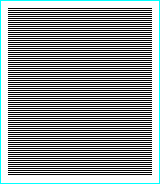

A level layout from a 2D game, rendered from its tile map. Below: a short description, then the map file with its tile-grid data intact:
An orthogonal 20x23 tile map with 8x8 px tiles, 1 tile layer (Tile Layer 1).

<map version="1.8" tiledversion="1.8.2" orientation="orthogonal" renderorder="right-down" width="20" height="23" tilewidth="8" tileheight="8" infinite="0" nextlayerid="2" nextobjectid="1">
 <tileset firstgid="1" name="tileset-02" tilewidth="8" tileheight="8" tilecount="16" columns="16">
  <image source="tileset-02.png" width="128" height="8" />
 </tileset>
 <layer id="1" name="Tile Layer 1" width="20" height="23">
  <data encoding="csv">
5,2,2,2,2,2,2,2,2,2,2,2,2,2,2,2,2,2,2,6,
3,16,16,16,16,16,16,16,16,16,16,16,16,16,16,16,16,16,16,4,
3,16,16,16,16,16,16,16,16,16,16,16,16,16,16,16,16,16,16,4,
3,16,16,16,16,16,16,16,16,16,16,16,16,16,16,16,16,16,16,4,
3,16,16,16,16,16,16,16,16,16,16,16,16,16,16,16,16,16,16,4,
3,16,16,16,16,16,16,16,16,16,16,16,16,16,16,16,16,16,16,4,
3,16,16,16,16,16,16,16,16,16,16,16,16,16,16,16,16,16,16,4,
3,16,16,16,16,16,16,16,16,16,16,16,16,16,16,16,16,16,16,4,
3,16,16,16,16,16,16,16,16,16,16,16,16,16,16,16,16,16,16,4,
3,16,16,16,16,16,16,16,16,16,16,16,16,16,16,16,16,16,16,4,
3,16,16,16,16,16,16,16,16,16,16,16,16,16,16,16,16,16,16,4,
3,16,16,16,16,16,16,16,16,16,16,16,16,16,16,16,16,16,16,4,
3,16,16,16,16,16,16,16,16,16,16,16,16,16,16,16,16,16,16,4,
3,16,16,16,16,16,16,16,16,16,16,16,16,16,16,16,16,16,16,4,
3,16,16,16,16,16,16,16,16,16,16,16,16,16,16,16,16,16,16,4,
3,16,16,16,16,16,16,16,16,16,16,16,16,16,16,16,16,16,16,4,
3,16,16,16,16,16,16,16,16,16,16,16,16,16,16,16,16,16,16,4,
3,16,16,16,16,16,16,16,16,16,16,16,16,16,16,16,16,16,16,4,
3,16,16,16,16,16,16,16,16,16,16,16,16,16,16,16,16,16,16,4,
3,16,16,16,16,16,16,16,16,16,16,16,16,16,16,16,16,16,16,4,
3,16,16,16,16,16,16,16,16,16,16,16,16,16,16,16,16,16,16,4,
3,16,16,16,16,16,16,16,16,16,16,16,16,16,16,16,16,16,16,4,
7,1,1,1,1,1,1,1,1,1,1,1,1,1,1,1,1,1,1,8
</data>
 </layer>
</map>
